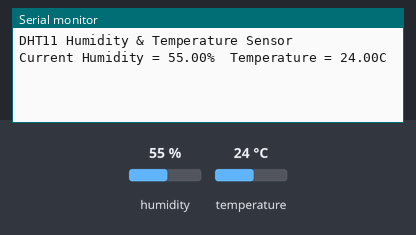
Recording of a sketch running on a simulated Arduino Uno, built with avr-gcc and run on an emulated ATmega328P. On the bench: the last lines printed to the serial monitor. The inputs (shaded band) are chosen by the test bench; at power-on: humidity 55 %, temperature 24 °C.

Above: at 2.7 s.
2.8 s: humidity set to 22 %
At 8.0 s:
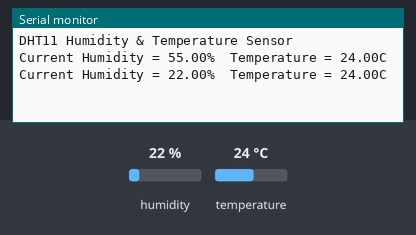
8.8 s: temperature set to 12 °C
At 12.7 s:
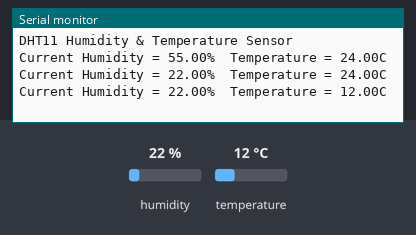
14.8 s: humidity set to 40 %
At 17.4 s:
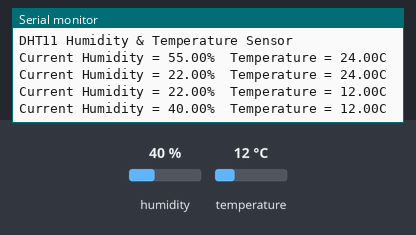
Timing chart, 0 to 18.9 s (numbered marks = the images above; inputs shaded):
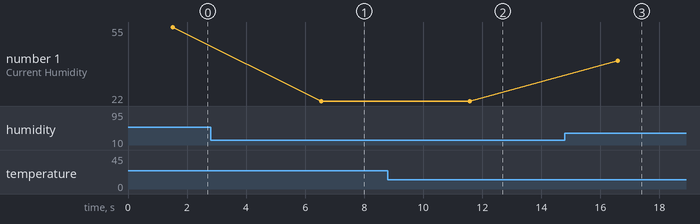

The sketch:

_temperature.ino
```cpp
#include <dht.h>

dht DHT;

#define DHT11_PIN 7 //Analog Pin sensor connection

void setup(){
  Serial.begin(9600);
  delay(500); //Delay to let system boot
  Serial.println("DHT11 Humidity & Temperature Sensor \n\n");
  delay(1000); //Wait before accessing Sensor
  }

void loop(){
  int chk = DHT.read11(DHT11_PIN);

    Serial.print("Current Humidity = ");
    Serial.print(DHT.humidity);
    Serial.print("%  ");
    Serial.print("Temperature = ");
    Serial.print(DHT.temperature);
    Serial.println("C ");
  delay(5000); //Wait 5 seconds before accessing Sensor again

}
```

Measured:
- after the input at 2.8 s, the serial monitor: prints a new line after 3.7 s (image 1)
- after the input at 8.8 s, the serial monitor: prints a new line after 2.8 s (image 2)
- after the input at 14.8 s, the serial monitor: prints a new line after 1.8 s (image 3)
- plotted number 1: 55 → 22 after the input at 2.8 s, 22 → 40 after the input at 14.8 s
